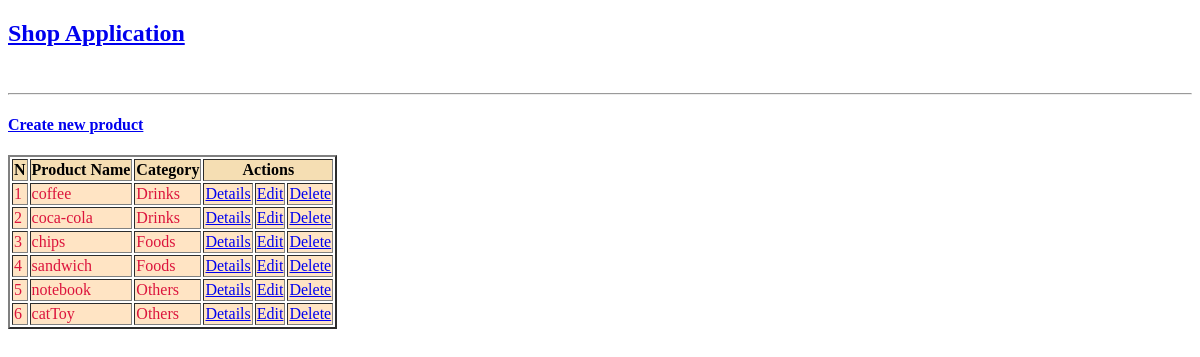
The page / on the database its author committed.
### tables this page shows
CREATE TABLE IF NOT EXISTS products(
  product_id INT(11) NOT NULL AUTO_INCREMENT,
  product_name VARCHAR(255) NOT NULL,
  price DECIMAL(6,2) DEFAULT 0,
  cat_id INT(11),
  description TEXT,
  create_date DATETIME DEFAULT CURRENT_TIMESTAMP,
  last_update DATETIME DEFAULT CURRENT_TIMESTAMP ON UPDATE CURRENT_TIMESTAMP,
  PRIMARY KEY (product_id),
  CONSTRAINT fk_products_categories
  FOREIGN KEY (cat_id)
    REFERENCES categories(cat_id)
);

CREATE TABLE categories(
  cat_id INT(11) NOT NULL AUTO_INCREMENT,
  cat_name VARCHAR(255) NOT NULL,
  create_date DATETIME DEFAULT CURRENT_TIMESTAMP,
  PRIMARY KEY (cat_id)
);

### Products.php (called while the page is built, shortened)
<?php
class Products
{
    private $db;
    public function __construct(PDO $db)
    {
        $this->db = $db;
    }
    public function getList()
    {
        $statement = $this->db->query('SELECT p.product_id, p.product_name,
                                                c.cat_name, p.cat_id
                                               FROM products AS p
                                               INNER JOIN categories AS c
                                               ON p.cat_id = c.cat_id
                                               ORDER BY p.product_id;');
    }
}
?>

### index.php (the view, shortened to what this page needs)
<?php
$db = DBConnection::getConnection();
$product_obj = new Products($db);
$products = $product_obj->getList();
echo '<h4><a href="createEditProduct.php">Create new product</a></h4>';
echo '<table border="2" style="color: red">';
echo '<thead><tr><th>N</th><th>Product Name</th><th>Category</th><th colspan="3">Actions</th></tr></thead>';
echo '<tbody>';
foreach ($products as $product) {
    $productId = htmlspecialchars($product['product_id']);
    $productName = htmlspecialchars($product['product_name']);
    $id = $product['product_id'];
    $categoryName = htmlspecialchars($product['cat_name']);
    echo '<tr>';
    echo '<td>' . $productId . '</td>';
    echo '<td>' . $productName . '</td>';
    echo '<td>' . $categoryName . '</td>';
    echo '<td><a href="viewProduct.php?product_id=' . $id .'"</a>Details</td>';
    echo '<td><a href="createEditProduct.php?product_id=' . $id . '"</a>Edit</td>';
    echo '<td><a href="deleteProduct.php?product_id=' . $id . '"</a>Delete</td>';
    echo '</tr>';
}
echo '</tbody>';
echo '</table>';
?>

### styles.css (style rules this page uses)
thead { background-color: wheat; color: black; }
tbody { background-color: bisque; color: crimson; }

### rows shown on the page
products: product_id "1", product_name "coffee", cat.cat_name "Drinks"
products: product_id "2", product_name "coca-cola", cat.cat_name "Drinks"
products: product_id "3", product_name "chips", cat.cat_name "Foods"
products: product_id "4", product_name "sandwich", cat.cat_name "Foods"
products: product_id "5", product_name "notebook", cat.cat_name "Others"
products: product_id "6", product_name "catToy", cat.cat_name "Others"
